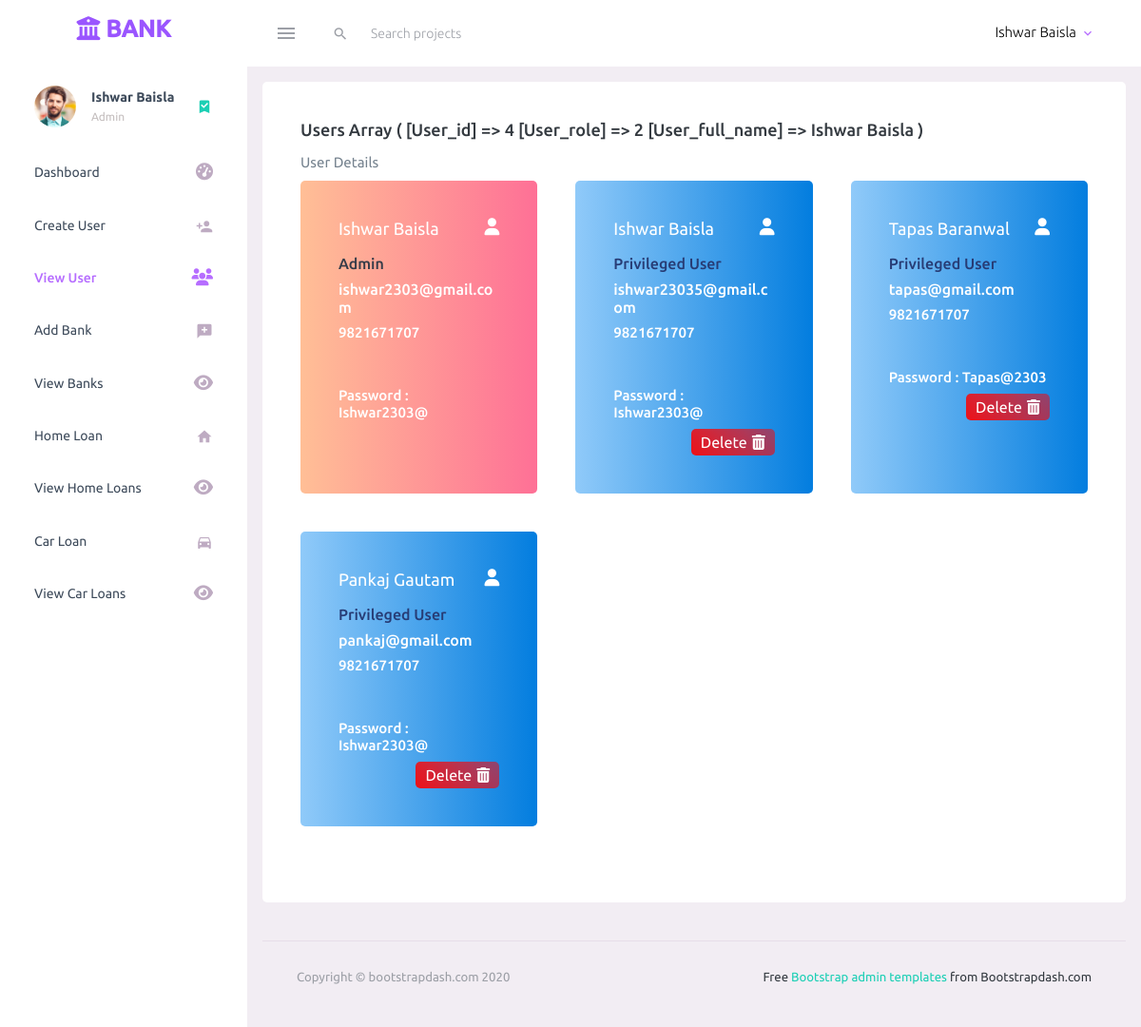
The page /view-users.php (signed in) on the database as committed earlier.
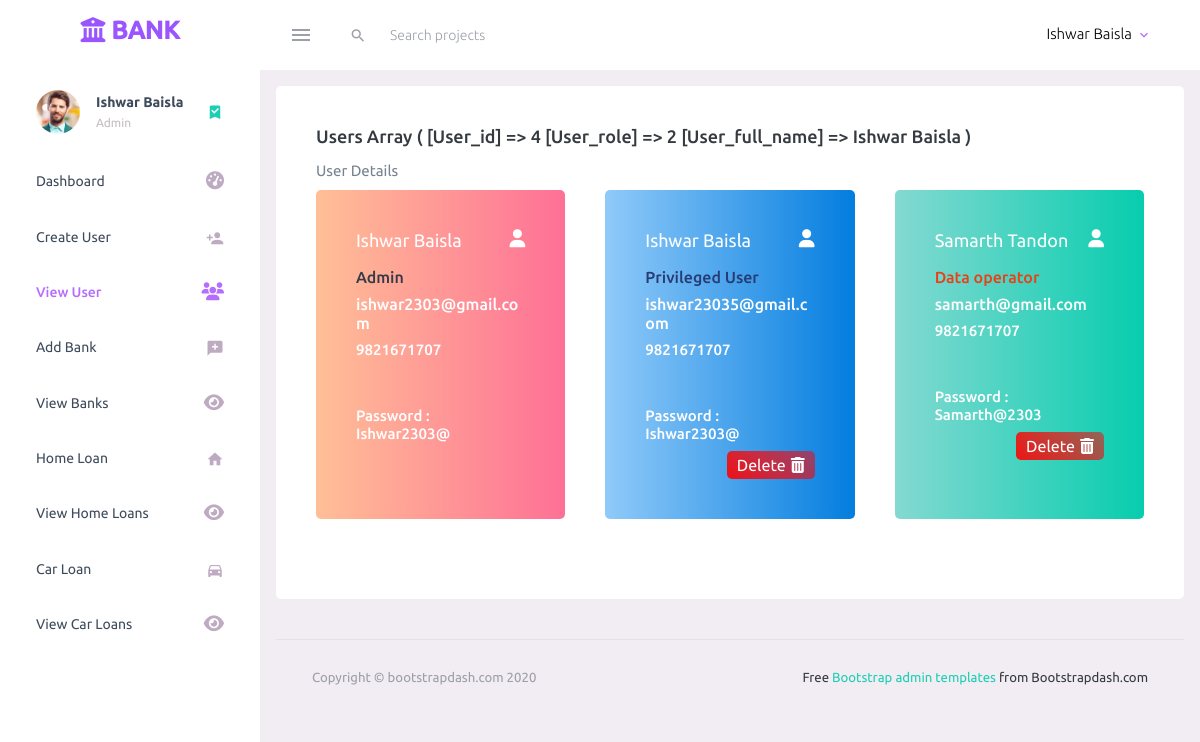
The same page on the database as committed later.
### tables this page shows
CREATE TABLE `user_registration` (
  `user_id` int(11) NOT NULL,
  `user_full_name` varchar(200) NOT NULL,
  `user_email` varchar(200) NOT NULL,
  `user_mobile` varchar(200) NOT NULL,
  `user_password` varchar(200) NOT NULL,
  `user_role` tinyint(4) NOT NULL,
  `user_updated_timestamp` varchar(100) NOT NULL
);

### view-users.php (the view, shortened to what this page needs)
<?php
    require_once('connection.php');
    $db_error = '';
    $sql = "SELECT * FROM user_registration";
    $result = $conn->query($sql);
?>
<!DOCTYPE html>
<html lang="en">
  <head>
    <link rel="stylesheet" href="assets/vendors/mdi/css/materialdesignicons.min.css">
    <link rel="stylesheet" href="assets/vendors/css/vendor.bundle.base.css">
    <link rel="stylesheet" href="assets/css/style.css">
  </head>
  <body>
    <div class="container-scroller">
      <?php require 'includes/dashboard-header.php'; ?>
      <div class="container-fluid page-body-wrapper">
        <?php require 'includes/side-navigation.php'; ?>
        <div class="main-panel">
          <div class="content-wrapper">
            <div class="row">
              <div class="col-12 grid-margin stretch-card">
                <div class="card">
                  <div class="card-body">
                    <h4 class="card-title">Users <?php print_r($_SESSION); ?></h4>
                    <?php
                        if($db_error == ''){
                          if($result->num_rows > 0){
                            ?>
                            <p class="card-description"> User Details </p>
                            <div class="row bank-card-container">
                            <?php
                            while($row = $result->fetch_assoc()){
                                $encoded_user_id = base64_encode($row['user_id']);
                                $full_name = $row['user_full_name'];
                                $role = $row['user_role'];
                                if($role == '2'){
                                  $role_value = 'Admin';
                                  $css_class = 'admin';
                                  $css_card = 'card bg-gradient-danger card-img-holder text-white';
                                }
                                if($role == '1'){
                                  $role_value = 'Privileged User';
                                  $css_class = 'privileged-user';
                                  $css_card = 'card bg-gradient-info card-img-holder text-white';
                                }
                                if($role == '0'){
                                  $role_value = 'Data operator';
                                  $css_class = 'data-operator';
                                  $css_card = 'card bg-gradient-success card-img-holder text-white';
                                }
                                $email = base64_decode($row['user_email']);
                                $contact = base64_decode($row['user_mobile']);
                                $password = base64_decode($row['user_password'])
                                ?>
                                <div class="col-md-4 stretch-card grid-margin">
                                  <div class="<?php echo $css_card; ?>">
                                    <div class="card-body">
                                      <h4 class="font-weight-normal mb-3">
                                        <?php echo $full_name; ?>
                                        <i class="fas fa-user mdi-24px float-right"></i>
                                      </h4>
                                      <h5 class="mb-2 <?php echo $css_class; ?>">
                                        <?php echo $role_value; ?>
                                      </h5>
                                      <h5 class="mb-2">
                                        <?php echo $email; ?>
                                      </h5>
                                      <h6 class="mb-5">
                                        <?php echo $contact; ?>
                                      </h6>
                                      <h6 class="mb-2">
                                        <?php echo 'Password : '.$password; ?>
                                      </h6>
                                      <div class="bank-operation form-inline justify-content-end">
                                        <?php if($role != '2'){ ?>
                                        <label class="delete-btn" onclick="confirmResourceDeletion('<?php echo $encoded_user_id; ?>','user')">Delete
                                          <i class="fas fa-trash-alt"></i>
                                        </label>
                                        <?php } ?>
                                      </div>
                                    </div>
                                  </div>
                                </div>
                                <?php
                            }
                            ?>
                            </div>
                            <?php
                          }
                        }
                    ?>
                  </div>
                </div>
              </div>
          </div>
          <footer class="footer">
            <div class="container-fluid clearfix">
              <span class="text-muted d-block text-center text-sm-left d-sm-inline-block">Copyright © bootstrapdash.com 2020</span>
              <span class="float-none float-sm-right d-block mt-1 mt-sm-0 text-center"> Free <a href="https://www.bootstrapdash.com/bootstrap-admin-template/" target="_blank">Bootstrap admin templates </a> from Bootstrapdash.com</span>
            </div>
          </footer>
        </div>
      </div>
    </div>
  </body>
</html>

### includes/dashboard-header.php (shortened to what this page needs)
<nav class="navbar default-layout-navbar col-lg-12 col-12 p-0 fixed-top d-flex flex-row">
  <div class="text-center navbar-brand-wrapper d-flex align-items-center justify-content-center">
    <a class="navbar-brand brand-logo" href="index.php">
      <h3 class="logo-container">
        <i class="fas fa-university"></i>
        <span>BANK</span>
      </h3>
    </a>
  </div>
  <div class="navbar-menu-wrapper d-flex align-items-stretch">
    <button class="navbar-toggler navbar-toggler align-self-center" type="button" data-toggle="minimize">
      <span class="mdi mdi-menu"></span>
    </button>
    <div class="search-field d-none d-md-block">
      <form class="d-flex align-items-center h-100" action="#">
        <div class="input-group">
          <div class="input-group-prepend bg-transparent">
            <i class="input-group-text border-0 mdi mdi-magnify"></i>
          </div>
          <input type="text" class="form-control bg-transparent border-0" placeholder="Search projects">
        </div>
      </form>
    </div>
    <ul class="navbar-nav navbar-nav-right">
      <li class="nav-item nav-profile dropdown">
        <a class="nav-link dropdown-toggle" id="profileDropdown" href="#" data-toggle="dropdown" aria-expanded="false">
          <div class="nav-profile-text">
            <p class="mb-1 text-black"><?php echo $_SESSION['user_full_name']; ?></p>
          </div>
        </a>
      </li>
    </div>
</nav>

### includes/side-navigation.php (shortened to what this page needs)
<div class="sidebar-space-cover"></div>
<nav class="sidebar sidebar-offcanvas" id="sidebar">
  <ul class="nav">
  <li class="nav-item nav-profile">
      <a href="#" class="nav-link">
        <div class="nav-profile-image">
          <img src="assets/images/faces/face1.jpg" alt="profile">
        </div>
        <div class="nav-profile-text d-flex flex-column">
          <span class="font-weight-bold mb-2"><?php echo $_SESSION['user_full_name']; ?></span>
          <span class="text-secondary text-small">
            <?php
              $logged_in_user_role = $_SESSION['user_role'];
              if($logged_in_user_role == '2')
                echo 'Admin';
            ?>
          </span>
        </div>
        <i class="mdi mdi-bookmark-check text-success nav-profile-badge"></i>
      </a>
    </li>
    <li class="nav-item">
      <a class="nav-link" href="index.php">
        <span class="menu-title">Dashboard</span>
        <i class="fas fa-tachometer-alt menu-icon"></i>
      </a>
    </li>
    <?php if($logged_in_user_role == '2'){ ?>
    <li class="nav-item">
      <a class="nav-link" href="create-user.php  ">
        <span class="menu-title">Create User</span>
        <i class="mdi mdi-account-plus menu-icon"></i>
      </a>
    </li>
    <?php } ?>
    <?php if($logged_in_user_role == '2'){ ?>
    <li class="nav-item">
      <a class="nav-link" href="view-users.php  ">
        <span class="menu-title">View User</span>
        <i class="fas fa-users menu-icon"></i>
      </a>
    </li>
    <?php } ?>
    <?php if($logged_in_user_role != '0'){ ?>
    <li class="nav-item">
      <a class="nav-link" href="add-bank.php  ">
        <span class="menu-title">Add Bank</span>
        <i class="mdi mdi-message-plus menu-icon"></i>
      </a>
    </li>
    <?php } ?>
    <?php if($logged_in_user_role != '0'){ ?>
    <li class="nav-item">
      <a class="nav-link" href="view-banks.php  ">
        <span class="menu-title">View Banks</span>
        <i class="fas fa-eye menu-icon"></i>
      </a>
    </li>
    <?php } ?>
    <li class="nav-item">
      <a class="nav-link" href="home-loan.php  ">
        <span class="menu-title">Home Loan</span>
        <i class="mdi mdi-home menu-icon"></i>
      </a>
    </li>
    <li class="nav-item">
      <a class="nav-link" href="view-home-loans.php  ">
        <span class="menu-title">View Home Loans</span>
        <i class="fas fa-eye menu-icon"></i>
      </a>
    </li>
    <li class="nav-item">
      <a class="nav-link" href="car-loan.php  ">
        <span class="menu-title">Car Loan</span>
        <i class="mdi mdi-car menu-icon"></i>
      </a>
    </li>
    <li class="nav-item">
      <a class="nav-link" href="view-car-loans.php  ">
        <span class="menu-title">View Car Loans</span>
        <i class="fas fa-eye menu-icon"></i>
      </a>
    </li>
  </ul>
</nav>

Rows that differ between the two databases and show on the page:
removed user_registration: user_full_name "Tapas Baranwal", user_role "Privileged User", user_email "tapas@gmail.com", user_mobile "9821671707", user_password "Tapas@2303"
removed user_registration: user_full_name "Pankaj Gautam", user_role "Privileged User", user_email "pankaj@gmail.com", user_mobile "9821671707", user_password "Ishwar2303@"
added user_registration: user_full_name "Samarth Tandon", user_role "Data operator", user_email "samarth@gmail.com", user_mobile "9821671707", user_password "Samarth@2303"
